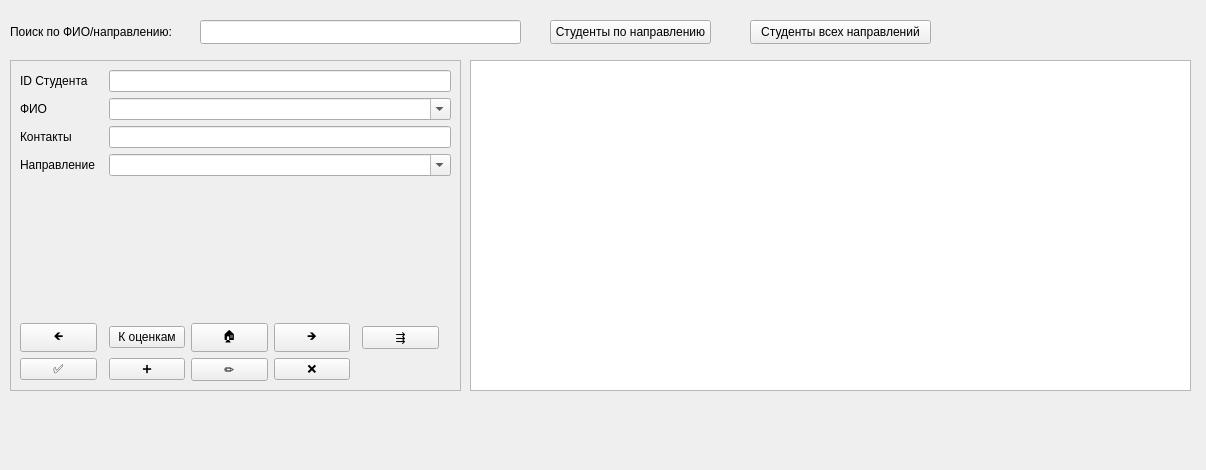
<?xml version="1.0" encoding="UTF-8"?>
<ui version="4.0">
 <class>Students</class>
 <widget class="QWidget" name="Students">
  <property name="geometry">
   <rect>
    <x>0</x>
    <y>0</y>
    <width>1206</width>
    <height>470</height>
   </rect>
  </property>
  <property name="windowTitle">
   <string>Студенты</string>
  </property>
  <widget class="QFrame" name="frame">
   <property name="geometry">
    <rect>
     <x>10</x>
     <y>60</y>
     <width>451</width>
     <height>331</height>
    </rect>
   </property>
   <property name="sizePolicy">
    <sizepolicy hsizetype="Minimum" vsizetype="Preferred">
     <horstretch>0</horstretch>
     <verstretch>0</verstretch>
    </sizepolicy>
   </property>
   <property name="frameShape">
    <enum>QFrame::Shape::StyledPanel</enum>
   </property>
   <property name="frameShadow">
    <enum>QFrame::Shadow::Plain</enum>
   </property>
   <layout class="QGridLayout" name="gridLayout_2">
    <item row="5" column="4">
     <widget class="QPushButton" name="btnNext">
      <property name="text">
       <string>🡺</string>
      </property>
     </widget>
    </item>
    <item row="2" column="2" colspan="7">
     <widget class="QLineEdit" name="le_contacts_st"/>
    </item>
    <item row="0" column="2" colspan="7">
     <widget class="QLineEdit" name="le_id_st"/>
    </item>
    <item row="1" column="0" colspan="2">
     <widget class="QLabel" name="lb_fio_st">
      <property name="text">
       <string>ФИО</string>
      </property>
     </widget>
    </item>
    <item row="4" column="4">
     <spacer name="verticalSpacer_3">
      <property name="orientation">
       <enum>Qt::Orientation::Vertical</enum>
      </property>
      <property name="sizeHint" stdset="0">
       <size>
        <width>20</width>
        <height>18</height>
       </size>
      </property>
     </spacer>
    </item>
    <item row="2" column="0" colspan="2">
     <widget class="QLabel" name="lb_contacts_st">
      <property name="text">
       <string>Контакты</string>
      </property>
     </widget>
    </item>
    <item row="0" column="0" colspan="2">
     <widget class="QLabel" name="lb_id_st">
      <property name="text">
       <string>ID Студента</string>
      </property>
     </widget>
    </item>
    <item row="3" column="2" colspan="7">
     <widget class="QComboBox" name="cb_id_faculty">
      <property name="editable">
       <bool>true</bool>
      </property>
     </widget>
    </item>
    <item row="3" column="0" colspan="2">
     <widget class="QLabel" name="lb_faculty">
      <property name="text">
       <string>Направление</string>
      </property>
     </widget>
    </item>
    <item row="5" column="0">
     <widget class="QPushButton" name="btnPrevious">
      <property name="text">
       <string>🡸</string>
      </property>
     </widget>
    </item>
    <item row="1" column="2" colspan="7">
     <widget class="QComboBox" name="cb_fio_st">
      <property name="editable">
       <bool>true</bool>
      </property>
     </widget>
    </item>
    <item row="6" column="0">
     <widget class="QPushButton" name="btnSave">
      <property name="text">
       <string>✅</string>
      </property>
     </widget>
    </item>
    <item row="6" column="2">
     <widget class="QPushButton" name="btnAddNew">
      <property name="text">
       <string>➕</string>
      </property>
     </widget>
    </item>
    <item row="6" column="3">
     <widget class="QPushButton" name="btnEditRow">
      <property name="text">
       <string>✏️</string>
      </property>
     </widget>
    </item>
    <item row="5" column="6">
     <widget class="QPushButton" name="btnLast">
      <property name="text">
       <string>⇶</string>
      </property>
     </widget>
    </item>
    <item row="6" column="4">
     <widget class="QPushButton" name="btnDelete">
      <property name="text">
       <string>❌</string>
      </property>
     </widget>
    </item>
    <item row="5" column="2">
     <widget class="QPushButton" name="btn_to_marks">
      <property name="text">
       <string>К оценкам</string>
      </property>
     </widget>
    </item>
    <item row="5" column="3">
     <widget class="QPushButton" name="btnHome">
      <property name="text">
       <string>🏠</string>
      </property>
     </widget>
    </item>
   </layout>
  </widget>
  <widget class="QLabel" name="lb_search_st">
   <property name="geometry">
    <rect>
     <x>10</x>
     <y>20</y>
     <width>181</width>
     <height>24</height>
    </rect>
   </property>
   <property name="text">
    <string>Поиск по ФИО/направлению:</string>
   </property>
  </widget>
  <widget class="QLineEdit" name="le_search_st">
   <property name="geometry">
    <rect>
     <x>200</x>
     <y>20</y>
     <width>321</width>
     <height>24</height>
    </rect>
   </property>
  </widget>
  <widget class="QPushButton" name="btnStud_by_Fac">
   <property name="geometry">
    <rect>
     <x>550</x>
     <y>20</y>
     <width>161</width>
     <height>24</height>
    </rect>
   </property>
   <property name="text">
    <string>Студенты по направлению</string>
   </property>
  </widget>
  <widget class="QTableWidget" name="twData_st">
   <property name="geometry">
    <rect>
     <x>470</x>
     <y>60</y>
     <width>721</width>
     <height>331</height>
    </rect>
   </property>
   <property name="sizePolicy">
    <sizepolicy hsizetype="Expanding" vsizetype="Expanding">
     <horstretch>0</horstretch>
     <verstretch>0</verstretch>
    </sizepolicy>
   </property>
   <property name="editTriggers">
    <set>QAbstractItemView::EditTrigger::NoEditTriggers</set>
   </property>
   <property name="selectionMode">
    <enum>QAbstractItemView::SelectionMode::SingleSelection</enum>
   </property>
   <property name="selectionBehavior">
    <enum>QAbstractItemView::SelectionBehavior::SelectRows</enum>
   </property>
   <property name="verticalScrollMode">
    <enum>QAbstractItemView::ScrollMode::ScrollPerPixel</enum>
   </property>
   <property name="horizontalScrollMode">
    <enum>QAbstractItemView::ScrollMode::ScrollPerPixel</enum>
   </property>
   <attribute name="horizontalHeaderStretchLastSection">
    <bool>true</bool>
   </attribute>
  </widget>
  <widget class="QPushButton" name="btn_All_Studs_by_All_Facs">
   <property name="geometry">
    <rect>
     <x>750</x>
     <y>20</y>
     <width>181</width>
     <height>24</height>
    </rect>
   </property>
   <property name="text">
    <string>Студенты всех направлений</string>
   </property>
  </widget>
 </widget>
 <resources/>
 <connections/>
</ui>
